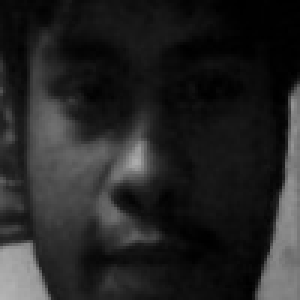
#> input picture dataset/01_ABHISHEK/1.jpg, 100 x 100 px (shown 3 times larger); its folder holds only this picture in this run
$ python 02_train.py
#> lines starting #> are read from the running program, lines starting #| are printed output that depends on the picture
# 02_train.py — LBPH Model Training Module
#
# ACCURACY BOOST: DATA AUGMENTATION
#   Only 8 real photos needed per student.
#   Each photo is automatically expanded into ~11 variants:
#     - 4 brightness levels  (darker/brighter)
#     - 4 small rotations    (±5°, ±10°)
#     - 1 horizontal flip
#     - 1 gaussian noise
#     - 1 original
#   = 8 photos × 11 = 88 training samples per student.
#   This gives the same accuracy as collecting 50+ raw photos.
#
# After training, model is saved to trainer/model.yml
# and ID→name mapping is saved to trainer/names.txt
# ──────────────────────────────────────────────────────

import cv2
import numpy as np
import os
import sys
from PIL import Image


# ──────────────────────────────────────────────
# STEP 1: Verify dataset folder exists
# ──────────────────────────────────────────────
DATASET_PATH = "dataset"
TRAINER_PATH = "trainer"

if not os.path.exists(DATASET_PATH):
    print("ERROR: 'dataset/' folder not found.")
    print("Run 01_collect.py first to collect face images.")
    sys.exit(1)

# Check if dataset has any student folders
subfolders = [
    f for f in os.listdir(DATASET_PATH)
    if os.path.isdir(os.path.join(DATASET_PATH, f))
]

if len(subfolders) == 0:
    print("ERROR: 'dataset/' folder is empty.")
    print("Run 01_collect.py first to collect face images.")
    sys.exit(1)

# Ensure trainer output folder exists
os.makedirs(TRAINER_PATH, exist_ok=True)


# ──────────────────────────────────────────────
# STEP 2: Create LBPH recognizer
#
# LBPH Parameters (tuned for low-end hardware):
#   radius=1      → compare each pixel with its 1-pixel neighbor ring
#   neighbors=8   → 8 sample points on that ring
#   grid_x=8      → divide face into 8 horizontal cells
#   grid_y=8      → divide face into 8 vertical cells
#
# These defaults work well with 100x100 face images.
# Increasing them improves accuracy slightly but uses more RAM.
# ──────────────────────────────────────────────
recognizer = cv2.face.LBPHFaceRecognizer_create(
    radius=2,
    neighbors=8,
    grid_x=8,
    grid_y=8
)

# CLAHE: same equalizer used in 03_attendance.py
# MUST apply to training images too, or model is trained on
# different-looking images than what it sees at recognition time.
_clahe = cv2.createCLAHE(clipLimit=2.0, tileGridSize=(8, 8))


# ──────────────────────────────────────────────
# FUNCTION: augment_face(img_array)
#
# Takes one 100x100 grayscale face array and returns
# ~11 synthetic variants via brightness, rotation,
# flip, and noise transforms.
#
# WHY: LBPH accuracy improves greatly with more
# training samples. 8 real photos × 11 augmentations
# = 88 effective training samples — similar to
# collecting 50+ raw photos manually.
# ──────────────────────────────────────────────
def augment_face(img_array):
    """Generate augmented variants of a single grayscale face image."""
    variants = [img_array]  # 1. Always include original
    h, w = img_array.shape
    center = (w // 2, h // 2)

    # 2. Brightness: 4 levels (darker + brighter)
    for factor in [0.70, 0.85, 1.15, 1.30]:
        bright = np.clip(
            img_array.astype(np.float32) * factor, 0, 255
        ).astype(np.uint8)
        variants.append(bright)

    # 3. Small rotations: ±5°, ±10°
    for angle in [-10, -5, 5, 10]:
        M = cv2.getRotationMatrix2D(center, angle, 1.0)
        rotated = cv2.warpAffine(
            img_array, M, (w, h),
            borderMode=cv2.BORDER_REPLICATE
        )
        variants.append(rotated)

    # 4. Horizontal flip
    variants.append(cv2.flip(img_array, 1))

    # 5. Gaussian noise
    noise = np.random.normal(0, 8, img_array.shape).astype(np.int16)
    noisy = np.clip(
        img_array.astype(np.int16) + noise, 0, 255
    ).astype(np.uint8)
    variants.append(noisy)

    return variants  # 11 total variants per photo


# ──────────────────────────────────────────────
# FUNCTION: load_training_data(dataset_path)
#
# Walks through dataset/<sid>_<name>/ folders.
# Loads all .jpg images as grayscale numpy arrays,
# then AUGMENTS each one into ~11 variants.
# Returns:
#   face_samples  → list of 100x100 numpy arrays
#   ids           → list of integer student IDs (parallel to face_samples)
#   id_name_map   → dict {int_id: "Name"}
# ──────────────────────────────────────────────
def load_training_data(dataset_path):
    """Load and augment all face images from dataset/ folder."""
#> called with dataset_path = 'dataset'
    face_samples = []
    ids = []
    id_name_map = {}

    folder_list = sorted(os.listdir(dataset_path))

    for folder in folder_list:
        folder_path = os.path.join(dataset_path, folder)

        # Skip files — only process directories
        if not os.path.isdir(folder_path):
            continue

        # Folder name format: "<sid>_<name>"
        # Example: "101_John_Doe" → sid=101, name="John_Doe"
        parts = folder.split("_", 1)

        if len(parts) != 2:
            print(f"  [!] Skipping '{folder}' — unexpected folder name format.")
            print(f"      Expected format: <number>_<name>  (e.g. 101_Alice)")
            continue

        # Parse the student ID (must be an integer)
        try:
            student_id = int(parts[0])
            student_name = parts[1]
        except ValueError:
            print(f"  [!] Skipping '{folder}' — ID part is not a number.")
            continue

        id_name_map[student_id] = student_name

        # Load each image file in this student's folder
        img_files = [
            f for f in os.listdir(folder_path)
            if f.lower().endswith(".jpg")
        ]

        real_count = 0
        aug_count  = 0

        for img_file in img_files:
            img_path = os.path.join(folder_path, img_file)

            try:
                # Open with PIL — resize to 100x100 grayscale
                pil_image = Image.open(img_path).convert("L")
#> pil_image is the input picture: PIL image 100x100 L; min 0, max 180, mean 36.3
                # Ensure all images are 100×100 before augmentation
                pil_image = pil_image.resize((100, 100), Image.LANCZOS)
                img_array = np.array(pil_image, dtype="uint8")

                # Apply CLAHE equalization — MUST match 03_attendance.py
                # Recognition applies CLAHE before predict(), so training
                # must apply it too. Without this, model is trained on
                # raw images but recognizes equalized images → wrong matches.
                img_array = _clahe.apply(img_array)
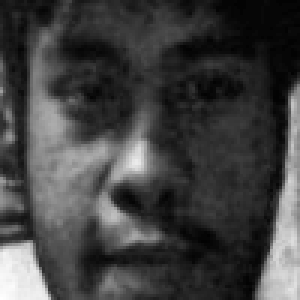
#> img_array: shape (100, 100) (shown 3 times larger); min 2, max 255, mean 65.1

                # Generate augmented variants
                for variant in augment_face(img_array):
#> in augment_face, `h, w = img_array.shape`: h = 100
#> in augment_face, `center = (w // 2, h // 2)`: center = (50, 50)
                    face_samples.append(variant)
                    ids.append(student_id)
                    aug_count += 1
#> this loop made 11 passes
#> after the loop, aug_count = 11; face_samples = 11 items; ids = [1, 1, 1, 1, 1, 1, 1, 1, 1, 1, 1]

                real_count += 1

            except Exception:
                # Skip corrupt/unreadable images silently
                pass

        print(f"  Loaded: {student_name:<20s} - {real_count} photos "
              f"-> {aug_count} training samples (augmented)")
#|   Loaded: ABHISHEK             - 1 photos -> 11 training samples (augmented)
#> pass 2 of the loop in load_training_data, `for folder in folder_list:`:
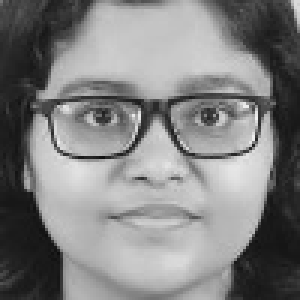
#> input picture dataset/02_SAANI/1.jpg, 100 x 100 px (shown 3 times larger)
#> in load_training_data, pil_image is the input picture: PIL image 100x100 L; min 13, max 242, mean 129
#> in load_training_data, `img_array = _clahe.apply(img_array)`:
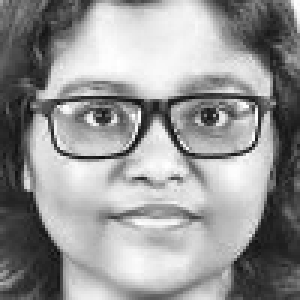
#> img_array: shape (100, 100) (shown 3 times larger); min 12, max 255, mean 149.3
#> the loop in load_training_data, `for variant in augment_face(img_array):` made 11 passes
#> after the loop in load_training_data, `for variant in augment_face(img_array):`: aug_count = 11; face_samples = 22 items; ids = [1, 1, 1, 1, 1, 1, 1, 1, 1, 1, 1, 2, 2, 2, 2, 2, 2, 2, 2, 2, 2, 2]
#|   Loaded: SAANI                - 1 photos -> 11 training samples (augmented)

    return face_samples, ids, id_name_map


# ──────────────────────────────────────────────
# STEP 3: Load all training data
# ──────────────────────────────────────────────
print()
print("=" * 45)
print("   LBPH MODEL TRAINING")
print("=" * 45)
print()
print("Loading training images from dataset/...")
print()

faces, ids, id_name_map = load_training_data(DATASET_PATH)
#> faces = 22 items; id_name_map = {1: 'ABHISHEK', 2: 'SAANI'}

# Validate that we actually got data
if len(faces) == 0:
    print()
    print("ERROR: No valid face images could be loaded.")
    print("  - Check that dataset/ folders contain .jpg files.")
    print("  - Folder name format must be: <number>_<name>")
    print("    Example: 101_Alice or 202_Bob_Smith")
    sys.exit(1)

if len(set(ids)) < 1:
    print("ERROR: Could not parse any student IDs.")
    sys.exit(1)

print()
print(f"  Students  : {len(id_name_map)}")
#|   Students  : 2
print(f"  Total imgs: {len(faces)}")
#|   Total imgs: 22
print(f"  Avg/student: {len(faces) // len(id_name_map)} images")
#|   Avg/student: 11 images
print()
print("Training LBPH model... Please wait.")
print("(This may take 5-20 seconds on your hardware)")
print()


# ──────────────────────────────────────────────
# STEP 4: Train the LBPH model
# ──────────────────────────────────────────────
try:
    recognizer.train(faces, np.array(ids))
except cv2.error as e:
    print(f"ERROR during training: {e}")
    print("Ensure all images in dataset/ are valid 100x100 grayscale JPEGs.")
    sys.exit(1)


# ──────────────────────────────────────────────
# STEP 5: Save model to trainer/model.yml
# ──────────────────────────────────────────────
model_path = os.path.join(TRAINER_PATH, "model.yml")

try:
    recognizer.write(model_path)
    print(f"  Model saved : {model_path}")
except Exception as e:
    print(f"ERROR saving model: {e}")
    sys.exit(1)


# ──────────────────────────────────────────────
# STEP 6: Save ID → Name mapping to trainer/names.txt
# Format per line: "<int_id>:<name>"
# Example:  "101:Alice"
# ──────────────────────────────────────────────
names_path = os.path.join(TRAINER_PATH, "names.txt")

try:
    with open(names_path, "w", encoding="utf-8") as f:
        for sid, sname in id_name_map.items():
            f.write(f"{sid}:{sname}\n")
#> this loop made 2 passes
#> (sid, sname) on passes 1 to 2: (1, 'ABHISHEK'), (2, 'SAANI')
    print(f"  Names saved : {names_path}")
except Exception as e:
    print(f"ERROR saving names file: {e}")
    sys.exit(1)


# ──────────────────────────────────────────────
# STEP 7: Free memory immediately after training
# Training arrays can occupy significant RAM.
# del them to free before the script exits.
# ──────────────────────────────────────────────
del faces
del ids

print()
print("=" * 45)
print("  Training COMPLETE!")
print()
print("  Students trained:")
for sid, sname in id_name_map.items():
    print(f"    ID {sid:>4d} -> {sname}")
print()
print("  Next step: run attendance system with:")
print("    python 03_attendance.py")
print("=" * 45)
